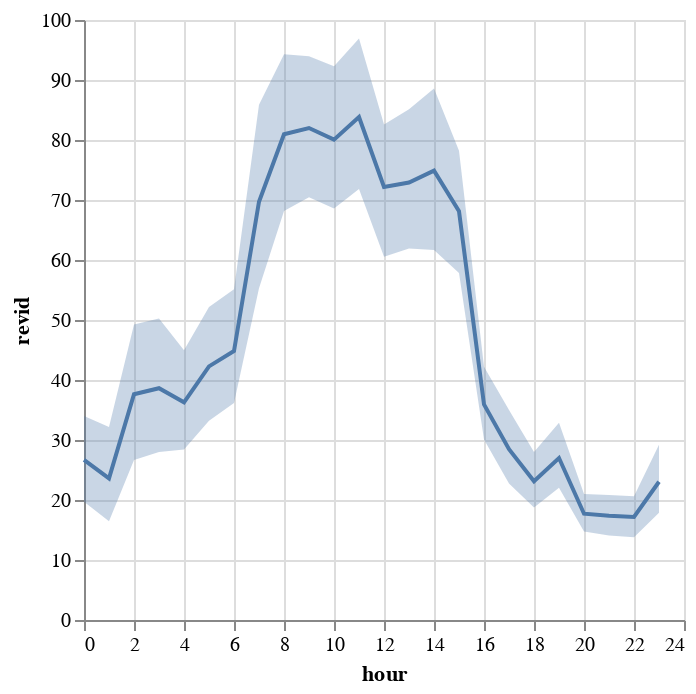

Notebook code for this chart:
### Code cell
df_plot["day_of_week"] = df_plot.timestamp_hours.dt.day_name()
# df_plot = df_plot[~df_plot.day_of_week.isin(["Sunday", "Saturday"])]
df_plot["hour"] = df_plot.timestamp_hours.dt.hour
df_plot["date"] = df_plot.timestamp_hours.dt.date
df_plot = df_plot.sort_values("hour")

line = alt.Chart(df_plot[["revid", "hour"]]).mark_line().encode(
    x=alt.X('hour', sort=order),
    y='mean(revid)'
)

band = alt.Chart(df_plot[["revid", "hour"]]).mark_errorband(extent='ci').encode(
    x=alt.X('hour', sort=order),
    y=alt.Y('revid'),
)

plot_2 = band + line
plot_2

### Figure 1 — Vega-Lite specification as saved in the notebook (floating-point values rounded to 4 significant figures; data arrays with more than 128 entries replaced by an {"elided": "..."} marker saying what was removed)
{"config": {"view": {"continuousWidth": 300, "continuousHeight": 300}}, "layer": [{"data": {"name": "data-0e12feab01e22de13f4f0a81ea3efcbf"}, "mark": {"type": "errorband", "extent": "ci"}, "encoding": {"x": {"field": "hour", "sort": ["Monday", "Tuesday", "Wednesday", "Thursday", "Friday", "Saturday", "Sunday"], "type": "quantitative"}, "y": {"field": "revid", "type": "quantitative"}}}, {"data": {"name": "data-0e12feab01e22de13f4f0a81ea3efcbf"}, "mark": {"type": "line"}, "encoding": {"x": {"field": "hour", "sort": ["Monday", "Tuesday", "Wednesday", "Thursday", "Friday", "Saturday", "Sunday"], "type": "quantitative"}, "y": {"aggregate": "mean", "field": "revid", "type": "quantitative"}}}], "$schema": "https://vega.github.io/schema/vega-lite/v5.14.1.json", "datasets": {"data-0e12feab01e22de13f4f0a81ea3efcbf": {"elided": "1182 records"}}}
